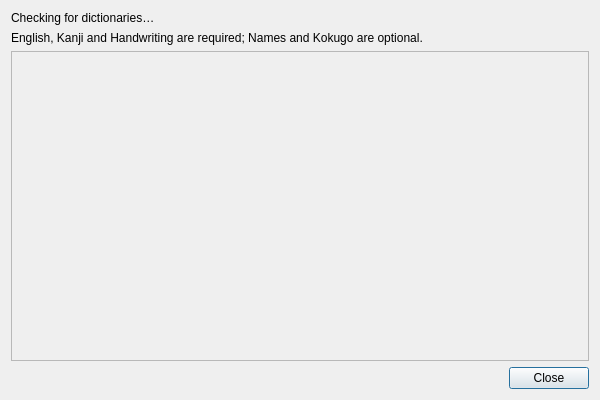
<?xml version="1.0" encoding="UTF-8"?>
<ui version="4.0">
 <class>DictionaryManagerDialog</class>
 <widget class="QDialog" name="DictionaryManagerDialog">
  <property name="geometry">
   <rect>
    <x>0</x>
    <y>0</y>
    <width>600</width>
    <height>400</height>
   </rect>
  </property>
  <property name="minimumSize">
   <size>
    <width>600</width>
    <height>400</height>
   </size>
  </property>
  <property name="windowTitle">
   <string>Dictionaries</string>
  </property>
  <layout class="QVBoxLayout" name="outer">
   <item>
    <widget class="QLabel" name="infoLabel">
     <property name="text">
      <string>Checking for dictionaries…</string>
     </property>
     <property name="wordWrap">
      <bool>true</bool>
     </property>
    </widget>
   </item>
   <item>
    <widget class="QLabel" name="noticeLabel">
     <property name="text">
      <string>English, Kanji and Handwriting are required; Names and Kokugo are optional.</string>
     </property>
     <property name="wordWrap">
      <bool>true</bool>
     </property>
    </widget>
   </item>
   <item>
    <widget class="QScrollArea" name="rowsScroll">
     <property name="widgetResizable">
      <bool>true</bool>
     </property>
     <widget class="QWidget" name="rowsContainer">
      <property name="geometry">
       <rect>
        <x>0</x>
        <y>0</y>
        <width>584</width>
        <height>296</height>
       </rect>
      </property>
      <layout class="QVBoxLayout" name="rowsLayout"/>
     </widget>
    </widget>
   </item>
   <item>
    <widget class="QDialogButtonBox" name="buttonBox">
     <property name="standardButtons">
      <set>QDialogButtonBox::StandardButton::Close</set>
     </property>
    </widget>
   </item>
  </layout>
 </widget>
 <resources/>
 <connections/>
</ui>
